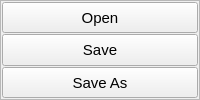
       <widget class="QFrame" name="fileFrame">
        <property name="minimumSize">
         <size>
          <width>0</width>
          <height>0</height>
         </size>
        </property>
        <property name="frameShape">
         <enum>QFrame::StyledPanel</enum>
        </property>
        <property name="frameShadow">
         <enum>QFrame::Plain</enum>
        </property>
        <layout class="QVBoxLayout" name="verticalLayout_4">
         <property name="spacing">
          <number>1</number>
         </property>
         <property name="leftMargin">
          <number>1</number>
         </property>
         <property name="topMargin">
          <number>1</number>
         </property>
         <property name="rightMargin">
          <number>1</number>
         </property>
         <property name="bottomMargin">
          <number>1</number>
         </property>
         <item>
          <widget class="QPushButton" name="openBTN">
           <property name="sizePolicy">
            <sizepolicy hsizetype="Preferred" vsizetype="Preferred">
             <horstretch>0</horstretch>
             <verstretch>0</verstretch>
            </sizepolicy>
           </property>
           <property name="font">
            <font>
             <pointsize>11</pointsize>
            </font>
           </property>
           <property name="text">
            <string>Open</string>
           </property>
           <property name="icon">
            <iconset resource="icons.qrc">
             <normaloff>:/icons/icons/openbtn.png</normaloff>:/icons/icons/openbtn.png</iconset>
           </property>
          </widget>
         </item>
         <item>
          <widget class="QPushButton" name="saveBTN">
           <property name="sizePolicy">
            <sizepolicy hsizetype="Preferred" vsizetype="Preferred">
             <horstretch>0</horstretch>
             <verstretch>0</verstretch>
            </sizepolicy>
           </property>
           <property name="font">
            <font>
             <pointsize>11</pointsize>
            </font>
           </property>
           <property name="text">
            <string>Save</string>
           </property>
           <property name="icon">
            <iconset resource="icons.qrc">
             <normaloff>:/icons/icons/savebtn.png</normaloff>:/icons/icons/savebtn.png</iconset>
           </property>
          </widget>
         </item>
         <item>
          <widget class="QPushButton" name="saveasBTN">
           <property name="sizePolicy">
            <sizepolicy hsizetype="Preferred" vsizetype="Preferred">
             <horstretch>0</horstretch>
             <verstretch>0</verstretch>
            </sizepolicy>
           </property>
           <property name="font">
            <font>
             <pointsize>11</pointsize>
            </font>
           </property>
           <property name="text">
            <string>Save As</string>
           </property>
          </widget>
         </item>
        </layout>
       </widget>
